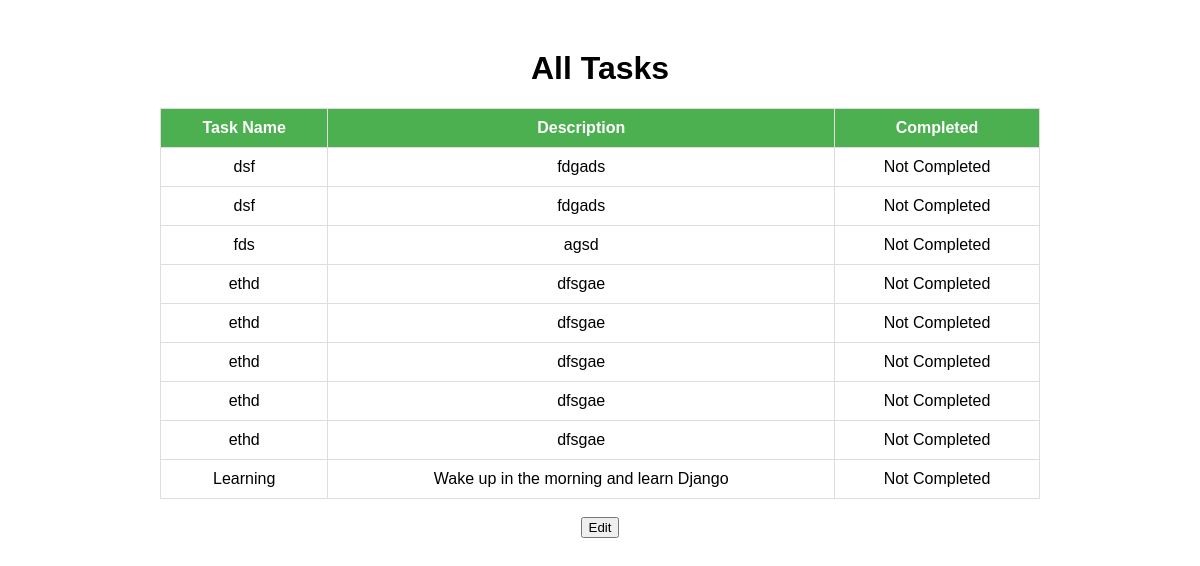
The app's page /dashboard/view_task/, older data.
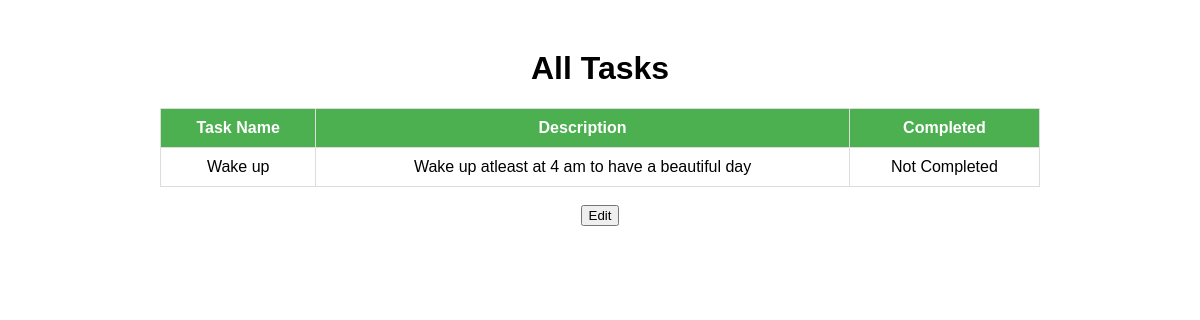
The same page, newer data.
### app/models.py (models this page shows)
class Details(models.Model):
    task_name = models.CharField(max_length=255,unique=True)
    task_desc = models.CharField(max_length=200)
    task_status = models.BooleanField(default=False)

### app/views.py (the view)
# urls.py: path('dashboard/view_task/', views.view_task,name = 'view_task'),
def view_task(request):
    task = Details.objects.all()
    return render(request, 'view_task.html', {'details': task})

### app/templates/view_task.html (shortened to what this page needs)
<!DOCTYPE html>
<html lang="en">
<head>
</head>
<body>
    <h1>All Tasks</h1>
    <table>
        <tr>
            <th>Task Name</th>
            <th>Description</th>
            <th>Completed</th>
        </tr>
        {% for detail in details %}
        <tr>
            <td>{{ detail.task_name }}</td>
            <td>{{ detail.task_desc }}</td>
            <td>
                {% if detail.task_status %}
                    Completed
                {%else %}
                Not Completed
                {% endif %}
            </td>
        {% empty %}
        <tr>
            <td colspan="3">No tasks found.</td>
        </tr>
        {% endfor %}
    </table>
    <br>
    <button onclick="location.href='{% url 'edit_task' %}'">
        Edit
    </button>
</body>
</html>

### app/templates/view_task.html (style rules this page uses)
body { font-family: Arial, sans-serif; text-align: center; margin: 50px; }
table { width: 80%; margin: auto; border-collapse: collapse; }
th, td { padding: 10px; border: 1px solid #ddd; }
th { background-color: #4CAF50; color: white; }

Row changes from the older to the newer data that the page shows:
removed Details: task_name "dsf", task_desc "fdgads", task_status "Not Completed"
removed Details: task_name "dsf", task_desc "fdgads", task_status "Not Completed"
removed Details: task_name "fds", task_desc "agsd", task_status "Not Completed"
removed Details: task_name "ethd", task_desc "dfsgae", task_status "Not Completed"
removed Details: task_name "ethd", task_desc "dfsgae", task_status "Not Completed"
removed Details: task_name "ethd", task_desc "dfsgae", task_status "Not Completed"
removed Details: task_name "ethd", task_desc "dfsgae", task_status "Not Completed"
removed Details: task_name "ethd", task_desc "dfsgae", task_status "Not Completed"
removed Details: task_name "Learning", task_desc "Wake up in the morning and learn Django", task_status "Not Completed"
added Details: task_name "Wake up", task_desc "Wake up atleast at 4 am to have a beautiful day", task_status "Not Completed"
